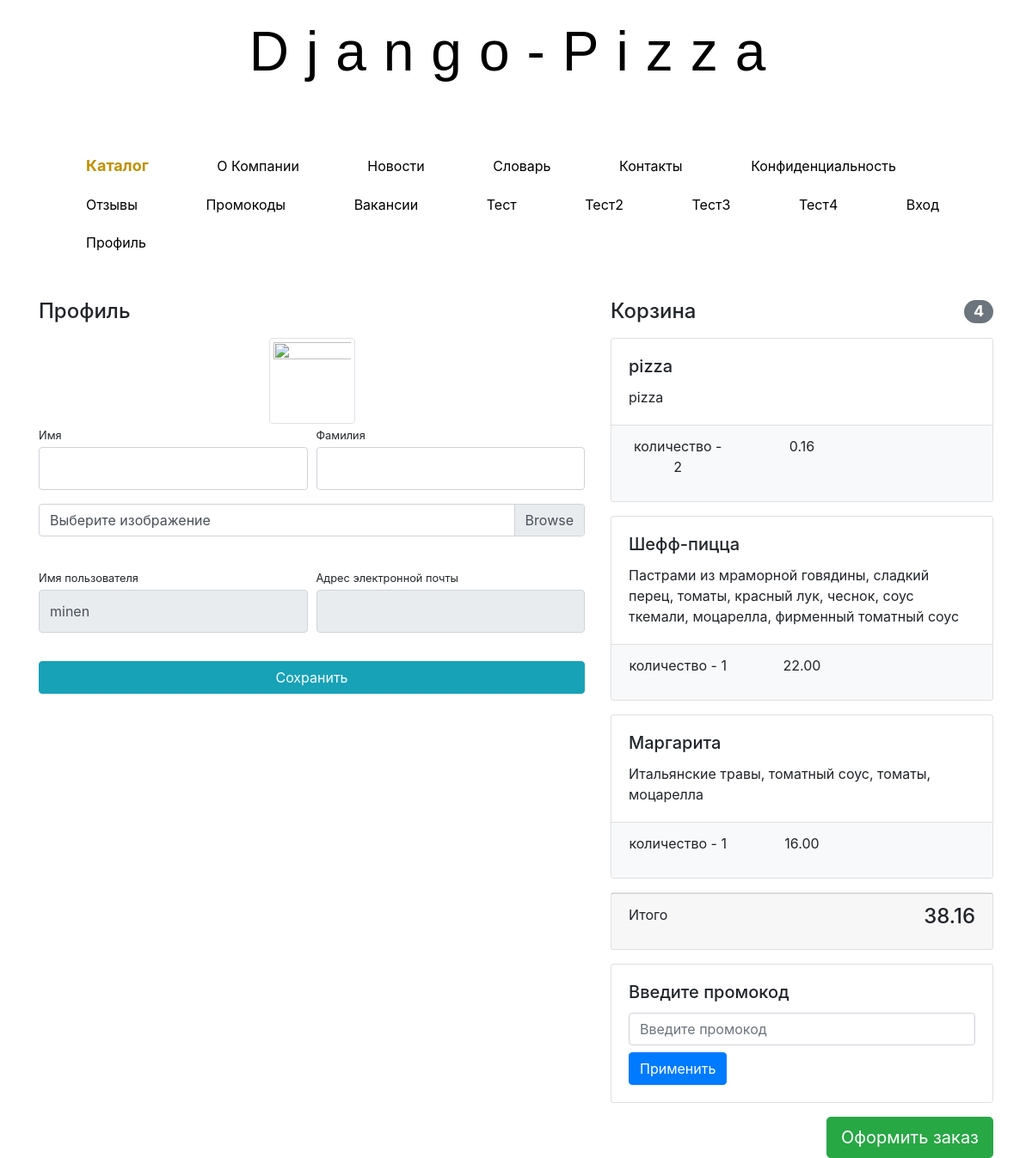
Before: /users/profile/ (signed in) with the older database file.
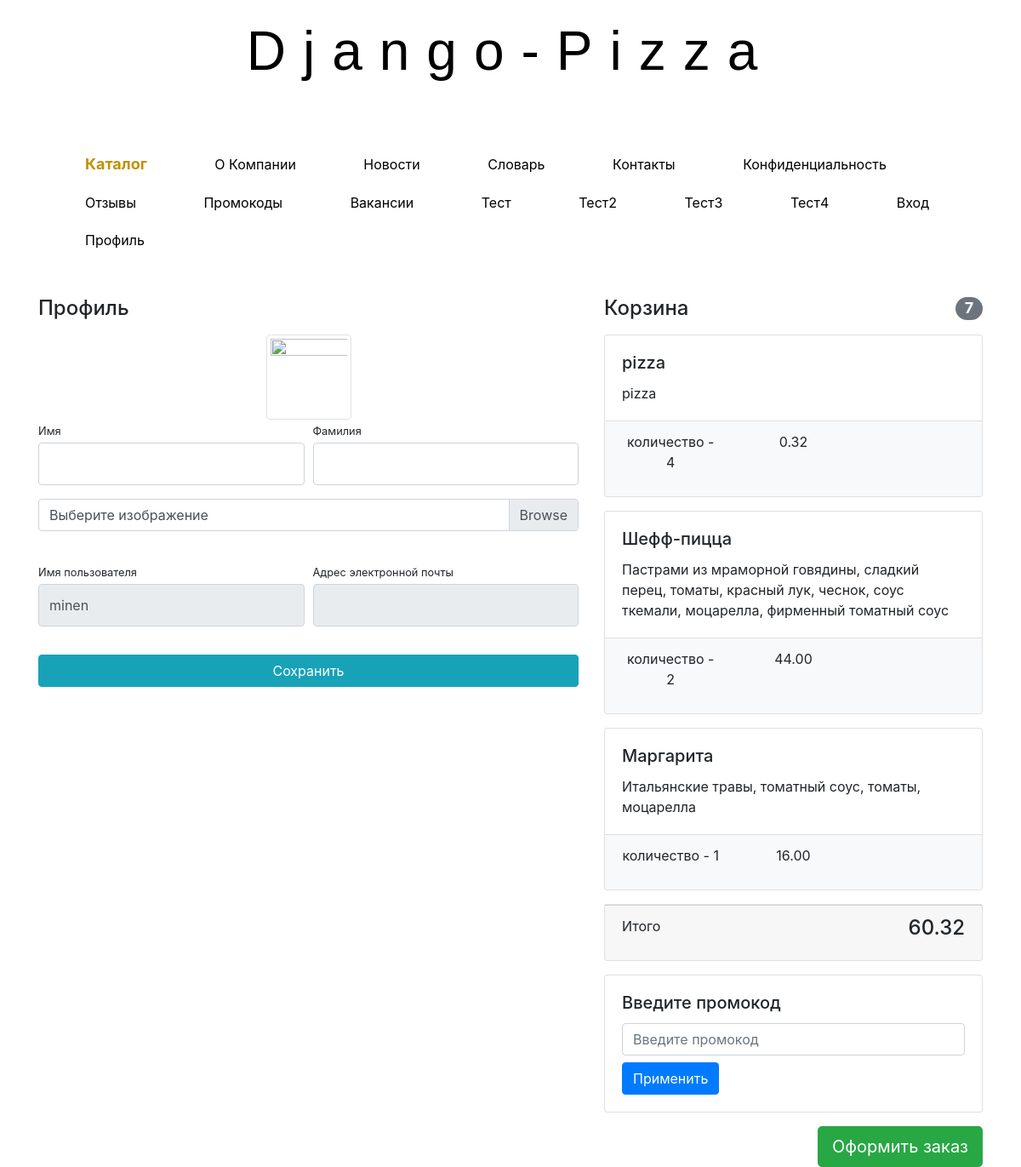
After: the same page with the newer database file.
### products/models.py (models this page shows, shortened)
class Basket(models.Model):
    user = models.ForeignKey(to=User, on_delete=models.CASCADE)
    product = models.ForeignKey(to=Product, on_delete=models.CASCADE)
    quantity = models.IntegerField(default=0)
    created_timestamp = models.DateField(auto_now_add=True)
    objects = BasketQuerySet.as_manager()
    def sum(self):
        return self.product.price * self.quantity

class Product(models.Model):
    name = models.CharField(max_length=128)
    description = models.TextField(blank=True)
    price = models.DecimalField(max_digits=6, decimal_places=2)
    image = models.ImageField(upload_to='products_images')
    category = models.ForeignKey(to=ProductCategory, on_delete=models.CASCADE)

### users/views.py (the view)
# urls.py: path('profile/', profile, name='profile'),
@login_required
def profile(request):
    if request.method == 'POST':
        form = UserProfileForm(instance=request.user, data=request.POST, files=request.FILES)
        if form.is_valid():
            form.save()
            return HttpResponseRedirect(reverse('users:profile'))
    else:
        form = UserProfileForm(instance=request.user)
    context = {
        'title': 'Profile',
        'form': form,
        'baskets': Basket.objects.filter(user=request.user),
    }
    return render(request, 'users/profile.html', context)

### users/forms.py
class UserProfileForm(UserChangeForm):
    first_name = forms.CharField(
        widget=forms.TextInput(attrs={'class': 'form-control py-4'}))
    last_name = forms.CharField(
        widget=forms.TextInput(attrs={'class': 'form-control py-4'}))
    username = forms.CharField(
        widget=forms.TextInput(attrs={'class': 'form-control py-4', 'readonly': True}))
    image = forms.ImageField(
        widget=forms.FileInput(attrs={'class': 'custom-file-input'}), required=False)
    email = forms.CharField(
        widget=forms.TextInput(attrs={'class': 'form-control py-4', 'readonly': True}))
    class Meta:
        model = User
        fields = ('first_name', 'last_name', 'username', 'image', 'email')

### products/models.py (called while the page is built)
    def total_sum(self):
        return sum(basket.sum() for basket in self)

    def total_quantity(self):
        return sum(basket.quantity for basket in self)

### users/templates/users/profile.html (shortened to what this page needs)
{% extends 'products/base.html' %}
{% load static %}
{% block css %}
    <link href="{% static 'vendor/bootstrap/css/bootstrap.min.css' %}" rel="stylesheet">
{% endblock %}
{% block content %}
    <div class="container">
        <div class="row">
            <div class="col-lg-7">
                <h4 class="mt-3 mb-3">Профиль</h4>
                <div class="col-lg-12 text-center">
                    <img width="100" height="100"
                         src="{% if user.image %} {{ user.image.url }} {% else %} {% static 'vendor\img\wallpaper.jpgg' %} {% endif %}"
                         class="img-thumbnail">
                </div>
                <form action="{% url 'users:profile' %}" method="post" enctype="multipart/form-data">
                    <div class="form-row">
                        <div class="col-lg-6">
                            <div class="form-group">
                                <label class="small mb-1" for="{{ form.first_name.id_for_label }}">Имя</label>
                                {{ form.first_name}}
                            </div>
                        </div>
                        <div class="col-lg-6">
                            <div class="form-group">
                                <label class="small mb-1" for="{{ form.last_name.id_for_label }}">Фамилия</label>
                                {{ form.last_name}}
                            </div>
                        </div>
                    </div>
                    <div class="form-row mb-2">
                        <div class="col-lg-12">
                            <div class="custom-file">
                                <label class="custom-file-label" for="{{ form.image.id_for_label }}">Выберите изображение</label>
                            </div>
                        </div>
                    </div>
                    <div class="form-row">
                        <div class="col-lg-6">
                            <label class="small mb-1" for="{{ form.username.id_for_label }}">Имя пользователя</label>
                            {{ form.username }}
                        </div>
                        <div class="col-lg-6">
                            <label class="small mb-1" for="{{ form.email.id_for_label }}">Адрес электронной
                                почты</label>
                            {{form.email}}
                        </div>
                    </div>
                    <div class="form-row">
                        <div class="col-lg-12" style="margin-top: 33px;">
                            <input class="btn btn-info btn-block" type="submit" value="Сохранить">
                        </div>
                    </div>
                </form>
            </div>
            {% include 'users/baskets.html' %}
        </div>
    </div>
{% endblock %}

### users/templates/users/baskets.html (shortened to what this page needs)
{% if baskets %}
    <div class="col-lg-5">
        <h4 class="mt-3 mb-3 d-flex justify-content-between align-items-center mb-3">
                Корзина
            <span class="badge badge-secondary badge-pill">{{ baskets.total_quantity }}</span>
        </h4>
        {% for basket in baskets %}
            <div class="card mb-3">
            <div class="card-body">
                <h5 class="card-title">{{ basket.product.name }}</h5>
                <p class="card-text">{{ basket.product.description }}</p>
            </div>
            <ul class="list-group list-group-flush">
                <li class="list-group-item bg-light">
                    <div class="row text-center">
                        <div class="col-lg-4">
                            <p>количество - {{ basket.quantity }}</p>
                        </div>
                        <div class="col-lg-4">{{ basket.sum }}</div>
                        <div class="col-lg-4">
                        </div>
                    </div>
                </li>
            </ul>
        </div>
        {% endfor %}
        <div class="card mb-3">
            <div class="card-footer">
                <p class="float-left">Итого</p>
                <h4 class="float-right" id="totalSum">{{ baskets.total_sum }}</h4>
            </div>
        </div>
        <div class="card mb-3">
                <div class="card-body">
                    <h5 class="card-title">Введите промокод</h5>
                    <form id="promoForm">
                        <input type="text" id="promoCodeInput" class="form-control" placeholder="Введите промокод">
                        <button type="submit" class="btn btn-primary mt-2">Применить</button>
                    </form>
                </div>
        </div>
        <a class="btn btn-success btn-lg float-right" href="../orders/order-create.html">
            Оформить заказ
        </a>
    </div>
{% else %}
    <h4 class="mt-3 mb-3 text-center">
        Корзина пуста
    </h4>
{% endif %}

Changed rows visible on the page:
changed Basket "pizza": total_quantity "4" → "7"; quantity "2" → "4"; sum "0.16" → "0.32"; total_sum "38.16" → "60.32"
changed Basket "Шефф-пицца": quantity "1" → "2"; sum "22.00" → "44.00"
